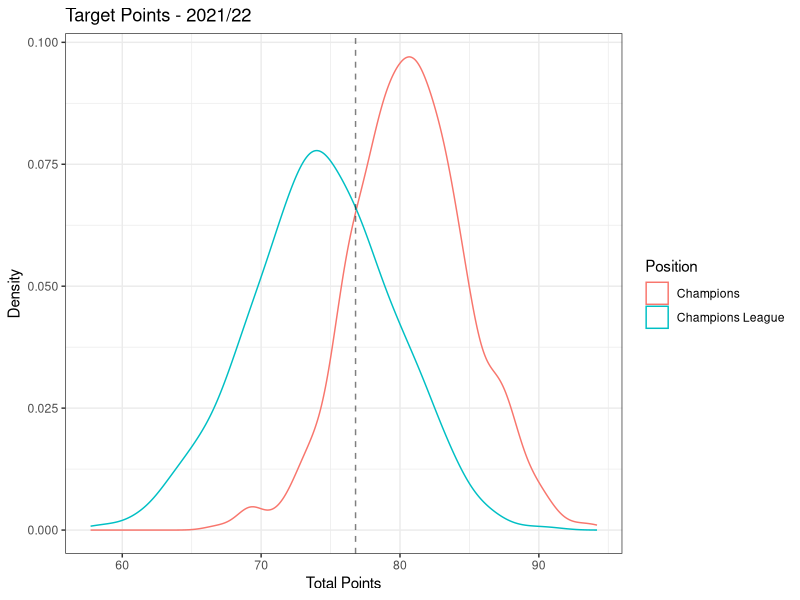
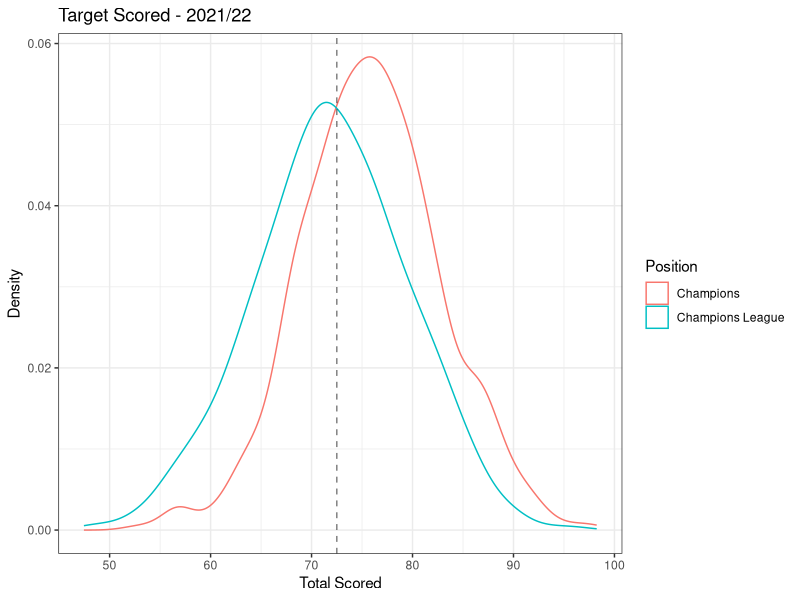
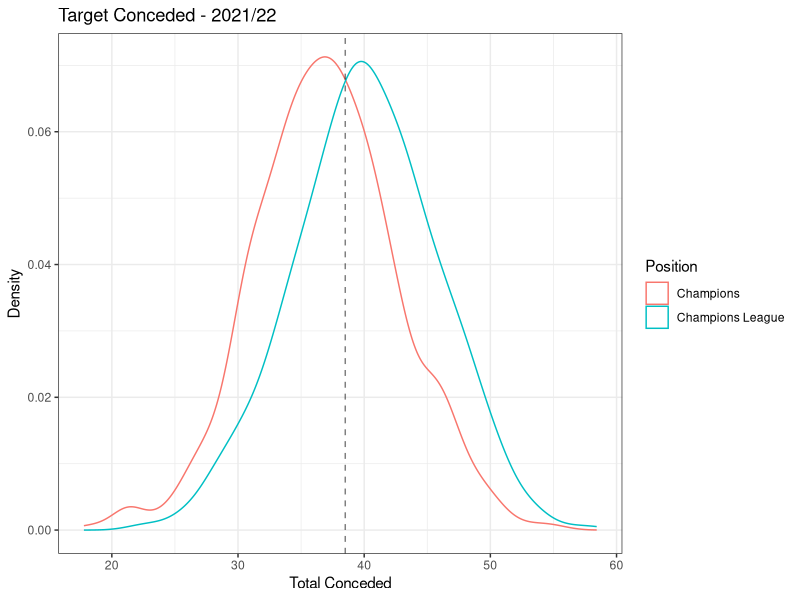
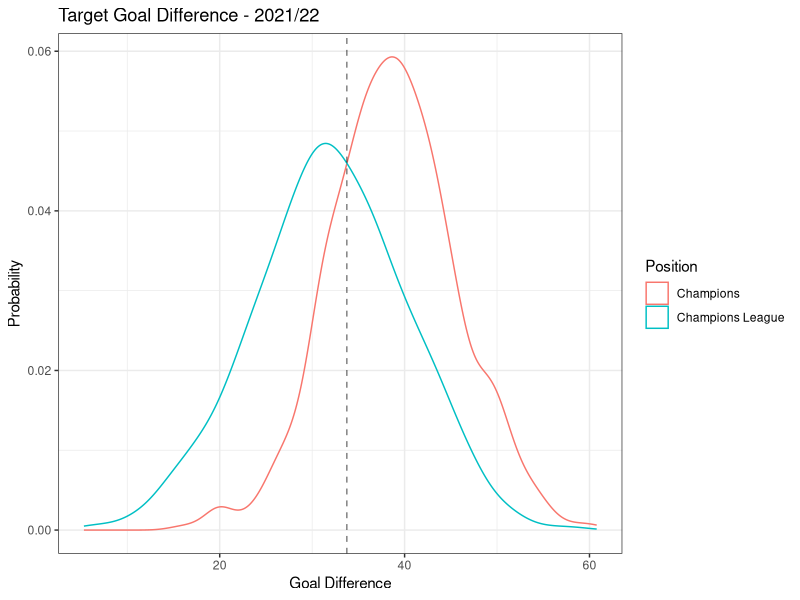

Reproduce these figures in R, in order.
## ---- chunk 1
library(ggplot2)

points_C <- c(80.83, 4.18)
points_CL <- c(74.20,5.28)

set.seed(1234)

a <- as.data.frame(rnorm(1000, points_C[1], points_C[2]))
b <- as.data.frame(rnorm(1000, points_CL[1], points_CL[2]))

a$Position <- "Champions"
b$Position <- "Champions League"

colnames(a) <- c("Points", "Position")
colnames(b) <- c("Points", "Position")

ab <- as.data.frame(rbind(a,b))

graph_1 <- ggplot(data = ab) +
        geom_density(aes(x = Points, color = Position)) +
        geom_vline(xintercept = 76.8, 
                   linetype = "dashed", 
                   alpha = 0.5) +
        theme_bw() +
        xlab("Total Points") +
        ylab("Density") +
        ggtitle(label = "Target Points - 2021/22") 
        
png(filename="graph1.png", width = 1000, height = 500)
graph_1
dev.off()



## ---- chunk 2
scored_C <- c(76.03, 6.95)
scored_CL <- c(71.77,7.79)

set.seed(1234)

c <- as.data.frame(rnorm(1000,scored_C[1], scored_C[2]))
d <- as.data.frame(rnorm(1000, scored_CL[1], scored_CL[2]))

c$Position <- "Champions"
d$Position <- "Champions League"

colnames(c) <- c("Scored", "Position")
colnames(d) <- c("Scored", "Position")

cd <- as.data.frame(rbind(c,d))

graph_2 <- ggplot(data = cd) +
        geom_density(aes(x = Scored, color = Position)) +
        geom_vline(xintercept = 72.5, 
                   linetype = "dashed", 
                   alpha = 0.5) +
        theme_bw() +
        xlab("Total Scored") +
        ylab("Density") +
        ggtitle(label = "Target Scored - 2021/22") 
        
png(filename="graph2.png", width = 1000, height = 500)
graph_2
dev.off()


## ---- chunk 3
concede_C <- c(37.11, 5.69)
concede_CL <- c(39.99,5.82)

set.seed(1234)

e <- as.data.frame(rnorm(1000,concede_C[1], concede_C[2]))
f <- as.data.frame(rnorm(1000, concede_CL[1], concede_CL[2]))

e$Position <- "Champions"
f$Position <- "Champions League"

colnames(e) <- c("Conceded", "Position")
colnames(f) <- c("Conceded", "Position")

ef <- as.data.frame(rbind(e,f))

graph_3 <- ggplot(data = ef) +
        geom_density(aes(x = Conceded, color = Position)) +
        geom_vline(xintercept = 38.5, 
                   linetype = "dashed", 
                   alpha = 0.5) +
        theme_bw() +
        xlab("Total Conceded") +
        ylab("Density") +
        ggtitle(label = "Target Conceded - 2021/22") 
        
png(filename="graph3.png", width = 1000, height = 500)
graph_3
dev.off()


## ---- chunk 4
gd_C <- c(38.92, 6.84)
gd_CL <- c(31.78, 8.48)

set.seed(1234)

h <- as.data.frame(rnorm(1000,gd_C[1], gd_C[2]))
i <- as.data.frame(rnorm(1000, gd_CL[1], gd_CL[2]))

h$Position <- "Champions"
i$Position <- "Champions League"

colnames(h) <- c("GD", "Position")
colnames(i) <- c("GD", "Position")

hi <- as.data.frame(rbind(h,i))

graph_4 <- ggplot(data = hi) +
        geom_density(aes(x = GD, color = Position)) +
        geom_vline(xintercept = 33.75, 
                   linetype = "dashed", 
                   alpha = 0.5) +
        theme_bw() +
        xlab("Goal Difference") +
        ylab("Probability") +
        ggtitle(label = "Target Goal Difference - 2021/22") 
        

png(filename="graph4.png", width = 1000, height = 500)
graph_4
dev.off()

## ---- chunk 5
# Target table

points_2021 <- c(72.5, 1.91, 76.8, 2.02)
score_2021 <- c(62.1, 1.63, 72.5, 1.91)
concede_2021 <- c(48.5, 1.28, 38.5, 1.01)

perf_targ <- rbind(points_2021,score_2021,concede_2021)

perf_targ <- as.data.frame(perf_targ)

colnames(perf_targ) <- c("Minimum","Minimum Rate","Ideal","Ideal Rate")
rownames(perf_targ) <- c("Points", "Score","Concede")

library(kableExtra)

perf_targ %>%
        kbl(caption = "Performace Targets 2021/22") %>%
        kable_classic(full_width = F) %>%
        column_spec(5, bold = T)
